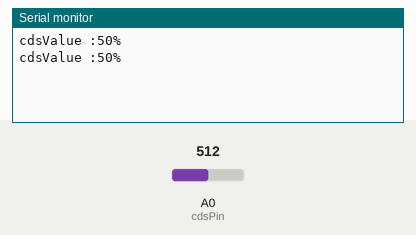
Simulated run of this sketch. Board: Arduino Uno, built with avr-gcc and run on an emulated ATmega328P. Parts: the last lines printed to the serial monitor. The test bench sets the inputs (shaded band); at power-on: A0 (cdsPin) = 512.

Above: at 1.8 s.
1.9 s: A0 (cdsPin) set to 716
At 2.5 s:
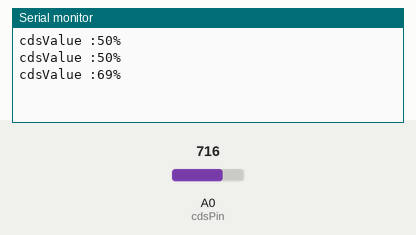
3.4 s: A0 (cdsPin) set to 900
At 4.8 s:
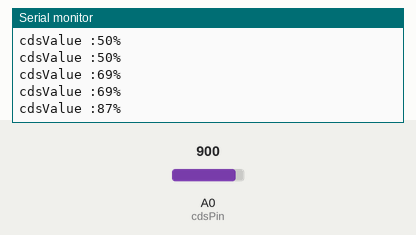
Timing chart, 0 to 6.4 s (numbered marks = the images above; inputs shaded):
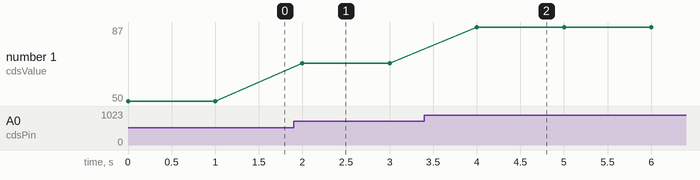

The sketch:

CDS_1.ino
```cpp
int cdsPin = A0;

void setup()
{
    Serial.begin(9600);
}

void loop()
{
    int cdsValue =analogRead(cdsPin);
    cdsValue = map(cdsValue , 0, 1024, 0,100);

    Serial.print("cdsValue :");
    Serial.print(cdsValue);
    Serial.println("%");

    delay(1000);
}
```

Measured:
- after the input at 1.9 s, the serial monitor: prints a new line after 0.10 s (image 1)
- after the input at 3.4 s, the serial monitor: prints a new line after 0.60 s (image 2)
- plotted number 1: 50 → 69 after the input at 1.9 s, 69 → 87 after the input at 3.4 s
